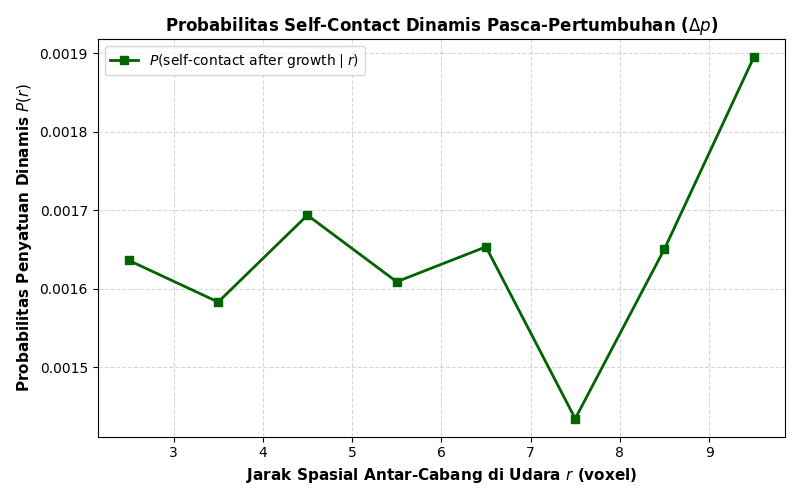

Here is the Python script that generated this plot:
import numpy as np
import matplotlib.pyplot as plt
from scipy.ndimage import label, binary_dilation, generate_binary_structure
from scipy.spatial.distance import cdist

def measure_true_self_contact_growth(L=32, p_initial=0.25, delta_p=0.03, realizations=4):
    """
    Mengekstrak P(self-contact after growth | r) secara sah dengan menyimulasikan 
    pertumbuhan dinamis klaster (p_initial -> p_initial + delta_p) dan mencatat 
    peristiwa penyatuan dua cabang terpisah yang berjarak r di udara.
    """
    print("===============================================================")
    print("  PENGUKURAN VALID: P(self-contact after growth | r) DINAMIS  ")
    print("===============================================================")

    struct_6 = generate_binary_structure(3, 1)
    
    r_bins = np.linspace(2.0, 10.0, 9)
    total_pairs = np.zeros(len(r_bins) - 1)
    contact_events = np.zeros(len(r_bins) - 1)

    for real in range(realizations):
        # 1. State St: Sistem awal pada p_initial
        grid_t = (np.random.rand(L, L, L) < p_initial).astype(int)
        labeled_t, num_c = label(grid_t, structure=struct_6)

        # 2. State St+1: Pertumbuhan sistem akibat penambahan probabilitas delta_p
        growth_mask = (np.random.rand(L, L, L) < delta_p).astype(int)
        grid_t1 = np.clip(grid_t + growth_mask, 0, 1)
        labeled_t1, _ = label(grid_t1, structure=struct_6)

        for cid in range(1, num_c + 1):
            mask_t = (labeled_t == cid)
            if np.sum(mask_t) < 40: # Filter klaster terlalu kecil
                continue

            # Cari permukaan klaster pada St
            dil_t = binary_dilation(mask_t, structure=struct_6)
            surface_coords = np.argwhere(dil_t & (~mask_t))

            if len(surface_coords) < 10:
                continue

            # Hitung jarak Euclidean r di udara antar semua titik permukaan
            dist_matrix = cdist(surface_coords, surface_coords)

            # Iterasi pasangan permukaan yang dipisahkan oleh void space (r >= 2.0)
            for i in range(len(r_bins) - 1):
                r_min, r_max = r_bins[i], r_bins[i+1]
                pair_mask = (dist_matrix >= r_min) & (dist_matrix < r_max)

                # Pasangan valid pada jarak r
                valid_pairs = np.argwhere(np.triu(pair_mask, k=1))
                total_pairs[i] += len(valid_pairs)

                # Cek apakah setelah pertumbuhan (St+1), kedua titik ini terhubung
                # oleh voxel pertumbuhan baru (Self-Contact Event)
                for p_idx1, p_idx2 in valid_pairs:
                    pt1 = surface_coords[p_idx1]
                    pt2 = surface_coords[p_idx2]

                    # Periksa apakah pt1 dan pt2 sekarang berada dalam klaster t1 yang sama
                    # dan terhubung melalui jalur voxel baru di grid_t1
                    cid_t1_pt1 = labeled_t1[pt1[0], pt1[1], pt1[2]]
                    cid_t1_pt2 = labeled_t1[pt2[0], pt2[1], pt2[2]]

                    if cid_t1_pt1 > 0 and cid_t1_pt1 == cid_t1_pt2:
                        contact_events[i] += 1

    # Probabilitas Dinamis Sejati
    p_growth_contact = np.divide(
        contact_events, 
        total_pairs, 
        out=np.zeros_like(contact_events, dtype=float), 
        where=total_pairs > 0
    )

    r_centers = 0.5 * (r_bins[:-1] + r_bins[1:])

    # Plotting
    plt.figure(figsize=(8, 5))
    plt.plot(r_centers, p_growth_contact, 's-', color='darkgreen', linewidth=2, label=r'$P(\mathrm{self\text{-}contact\ after\ growth} \mid r)$')
    plt.xlabel(r'Jarak Spasial Antar-Cabang di Udara $r$ (voxel)', fontsize=11, fontweight='bold')
    plt.ylabel(r'Probabilitas Penyatuan Dinamis $P(r)$', fontsize=11, fontweight='bold')
    plt.title(r'Probabilitas Self-Contact Dinamis Pasca-Pertumbuhan ($\Delta p$)', fontsize=12, fontweight='bold')
    plt.grid(True, linestyle='--', alpha=0.5)
    plt.legend(fontsize=10)
    plt.tight_layout()
    plt.show()

    print("\nHASIL PENGUKURAN DINAMIS YANG VALID:")
    for r_v, p_v, n_p in zip(r_centers, p_growth_contact, total_pairs):
        print(f"• Jarak r = {r_v:.2f} voxel | P_growth_contact = {p_v:.5f} (diuji dari {int(n_p)} pasangan)")

if __name__ == "__main__":
    measure_true_self_contact_growth(L=28, p_initial=0.26, delta_p=0.04, realizations=3)
